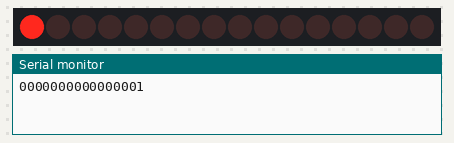
Bench run of a sketch on a simulated Arduino Uno, built with avr-gcc and run on an emulated ATmega328P. On the bench: 16 shift-register outputs drawn as a row of LEDs (first output left, lit = HIGH), the last lines printed to the serial monitor. Wiring (inferred from the names in the program): 2 × shift register (74HC595): data pin 8; shift clock pin 11; latch pin 12. Wiring (inferred from the signals the program sends): row of LEDs: on Q0, Q1, Q2, Q3, Q4, Q5, Q6, Q7, Q8, Q9, Q10, Q11, Q12, Q13, Q14, Q15.

Above: at 0.2 s.
At 1.2 s:
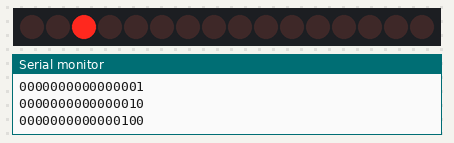
At 2.2 s:
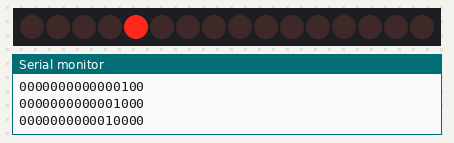
At 4.7 s:
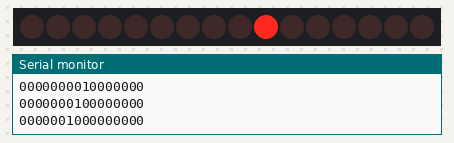
At 7.2 s:
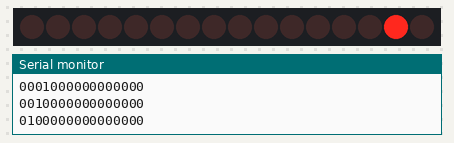
At 9.7 s:
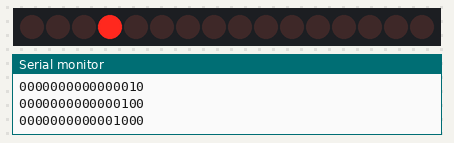
Timing chart, 0 to 10.4 s (numbered marks = the images above):
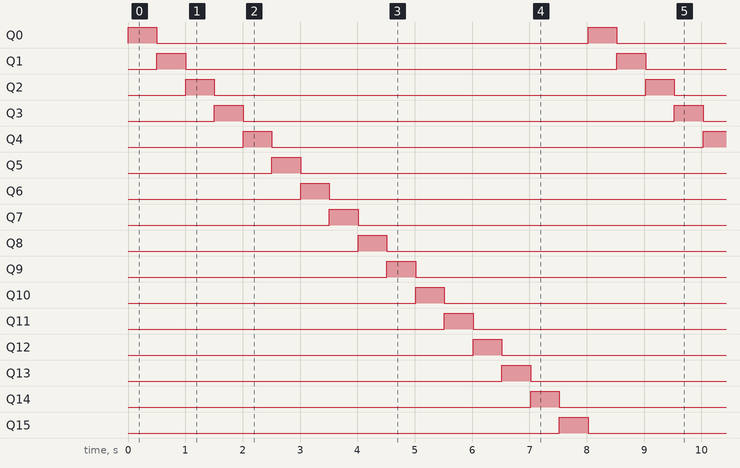

Measured:
- by itself, Q0–15: alternates HIGH for 0.50 s and LOW for 7.5 s
- by itself, everything shown: repeats every 8.0 s, in 16 steps

The sketch:

One_after_other.ino
```cpp
// (licence header left out)
//Pin connected to ST_CP(12) of 74HC595
int latchPin = 12;
//Pin connected to SH_CP(11) of 74HC595,CLK od SD
int clockPin = 11;
////Pin connected to DS(14) of 74HC595,MOSI
int dataPin = 8;


//*********************************************
//                  HEADER FILES
//*********************************************
#include <SPI.h>
#include <EEPROM.h>


// Variables for holding values
byte shift1=0x00;
byte shift2=0x00;


void setup()
{
  pinMode(latchPin,OUTPUT);
  pinMode(clockPin, OUTPUT );
  pinMode(dataPin, OUTPUT );
  Serial.begin(9600);

}//  END OF SETUP


void loop()
{
  shift1=0x80;
  shift2=0x00;
  while(shift1!=0)
  {
    digitalWrite(latchPin,0);
    shiftOut(shift2);
    shiftOut(shift1);
    Serial.println();
    digitalWrite(latchPin,1);
    delay(500);
    shift1=shift1/2;
  }
  shift2=0x80;
  while(shift2!=0)
  {
    digitalWrite(latchPin,0);
    shiftOut(shift2);
    shiftOut(shift1);
    Serial.println();
    digitalWrite(latchPin,1);
    delay(500);
    shift2=shift2/2;
  }
}//    END OF LOOP


void shiftOut(byte value)
{
  int i=0;
  int pinstate;
  digitalWrite(dataPin,0);
  digitalWrite(clockPin,0);
  for(i=0;i<8;i++)
    {
      digitalWrite(clockPin,0);
      if ( value & (1<<i) )
        {
          pinstate= 1;
        }
      else
        {
          pinstate= 0;
        }
      digitalWrite(dataPin,pinstate);
      Serial.print(pinstate);
      digitalWrite(clockPin,1);
      digitalWrite(dataPin,0);
    }
    digitalWrite(clockPin,0) ;

}//   END OF SHIFT OUT
```
